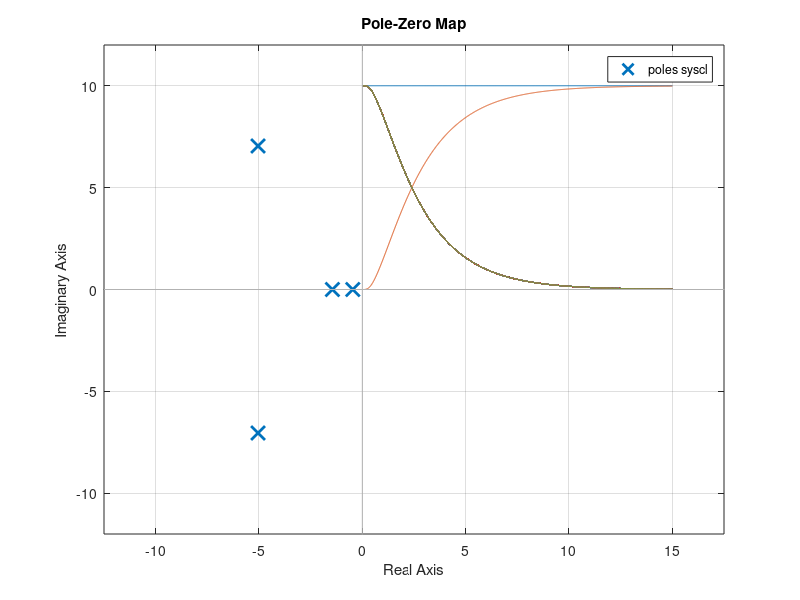

Recreate this plot in MATLAB.
clc; clear; close all;

g1=5;
g2=[0.5 1]
G1 = tf(g1, g2) % system model
H1 = tf(0.7, 1);
sys1 = feedback(G1, H1);

sys2 = tf(10, 1);
sys3 = tf(1, [1, 0]);
sys0 = series(sys2,sys3);

sys4 = tf(0.5, 1)

sys5 = tf([5,1], [1,0]);
sys6 = tf(1,[1,0]);
sys0 = series(sys5,sys6);
sys5 = series(sys0,sys4);

sys0 = tf(1,1);
sys6 = feedback(sys0,sys5);

%generating the input
t=[0:0.01:15];
xref=ones(size(t));
%calculating step function
xout=lsim(sys6,xref,t);
plot(t,xout),grid;










n1=5;
d1=[0.5, 1];
sys1=tf(n1,d1);

n2=5;
d2=[1 10 25];
sys2=tf(n2,d2);
%1-term
n3=1;
d3=[1 0];
sys3=tf(n3,d3);
%inner loopsensor
n4=10;
d4=1;
sys4=tf(n4,d4);
%outer loopsensor
n5=1;
d5=1;
sys5=tf(n5,d5);
%inner loop elimination
sys6=feedback(sys2,sys4);
%feed forward path tf calculation
sys7=series(sys1,sys6);
sysff=series(sys7,sys3);
syscl=feedback(sysff,sys5)

%generating the input
t=[0:0.01:15];
xref=10*ones(size(t));
%calculating step function
xout=lsim(syscl,xref,t);
plot(t,xout),grid;
%error calculation
e=xref-xout;
%ploting
plot(t,xref,t,xout,t,e),grid
legend('xref','xout','e')
%dynamic performance
pzmap(syscl)